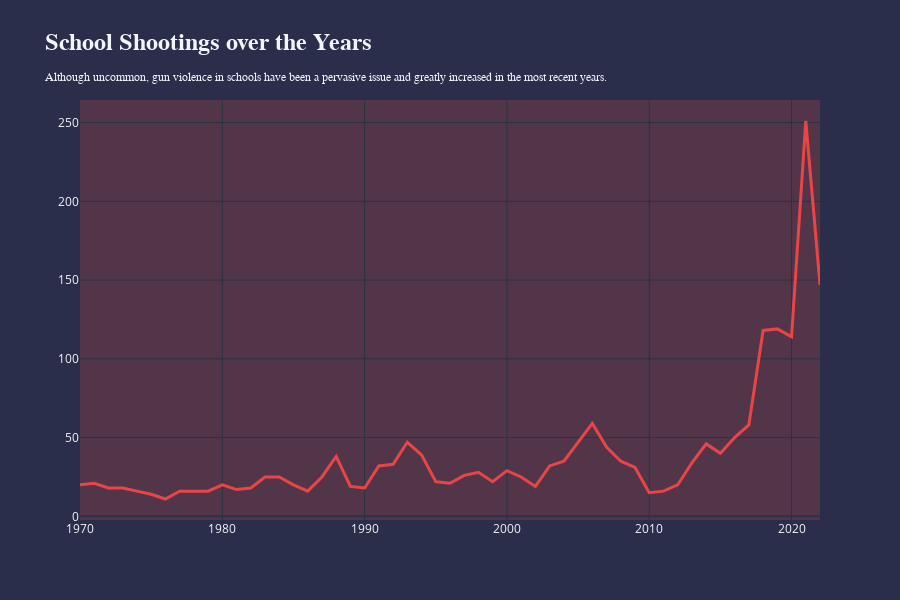

The notebook cell this image was saved under:
### Markdown cell above
<a class="anchor" id="3.1"></a>
## 3.1.1. School Shootings over the Years

### Code cell
_ = dfi.groupby('year')['incident_id'].count().reset_index()

fig = go.Figure()

fig.add_trace(go.Scatter(x = _['year'],
                         y = _['incident_id'],
                         line = dict(color = '#E84545',
                                     width = 3,
                                     dash = 'solid')))

title = format_title('School Shootings over the Years',
                     'Although uncommon, gun violence in schools have been a pervasive issue and greatly increased in the most recent years.',
                     'Courier New',
                     12
                    )

fig.update_layout(title=title,
                  titlefont={'size': 24,
                             'family': 'Proxima Nova',
                            },
                  template='plotly_dark',
                  paper_bgcolor='#2B2E4A',
                  plot_bgcolor='#53354A',               
                  height = 600
                 )

fig.show()

### Figure 1 — Plotly figure (JSON) as saved in the notebook; plotly's stock layout.template omitted (floating-point values rounded to 4 significant figures)
{"data": [{"line": {"color": "#E84545", "dash": "solid", "width": 3}, "type": "scatter", "x": [1970, 1971, 1972, 1973, 1974, 1975, 1976, 1977, 1978, 1979, 1980, 1981, 1982, 1983, 1984, 1985, 1986, 1987, 1988, 1989, 1990, 1991, 1992, 1993, 1994, 1995, 1996, 1997, 1998, 1999, 2000, 2001, 2002, 2003, 2004, 2005, 2006, 2007, 2008, 2009, 2010, 2011, 2012, 2013, 2014, 2015, 2016, 2017, 2018, 2019, 2020, 2021, 2022], "y": [20, 21, 18, 18, 16, 14, 11, 16, 16, 16, 20, 17, 18, 25, 25, 20, 16, 25, 38, 19, 18, 32, 33, 47, 39, 22, 21, 26, 28, 22, 29, 25, 19, 32, 35, 47, 59, 44, 35, 31, 15, 16, 20, 34, 46, 40, 50, 58, 118, 119, 114, 251, 147]}], "layout": {"height": 600, "paper_bgcolor": "#2B2E4A", "plot_bgcolor": "#53354A", "title": {"font": {"family": "Proxima Nova", "size": 24}, "text": "<b>School Shootings over the Years</b><br><span style=\"font-family: Courier New; font-size: 12px;\">Although uncommon, gun violence in schools have been a pervasive issue and greatly increased in the most recent years.</span>"}}}
